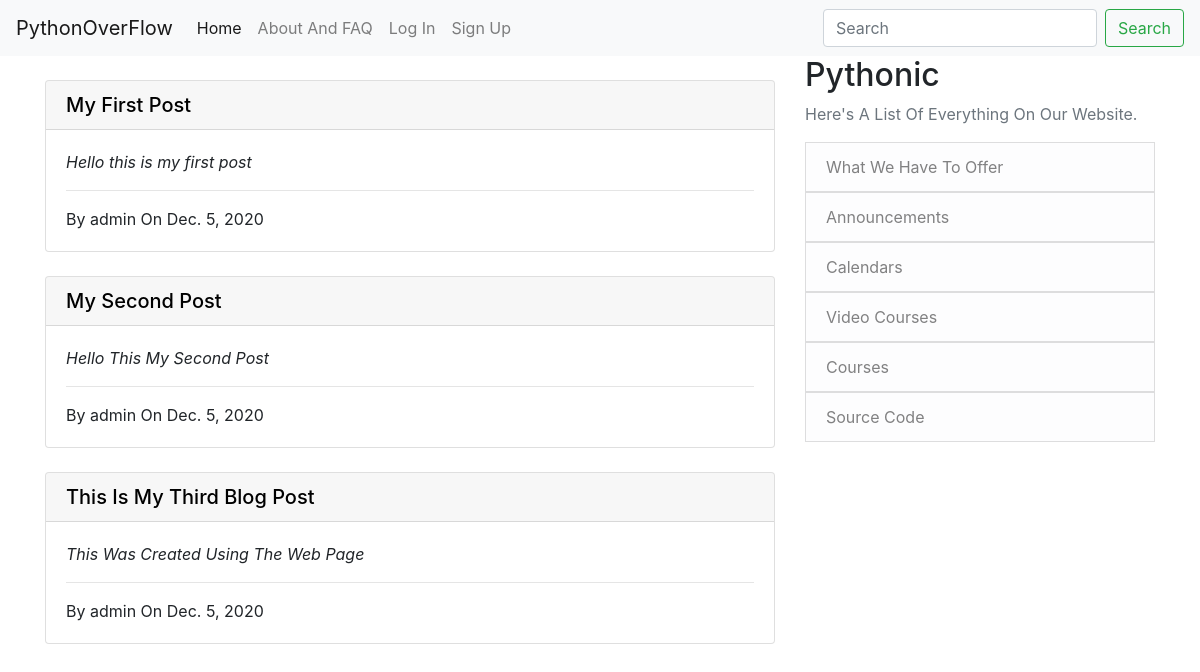
/, run on an earlier commit of the app's database.
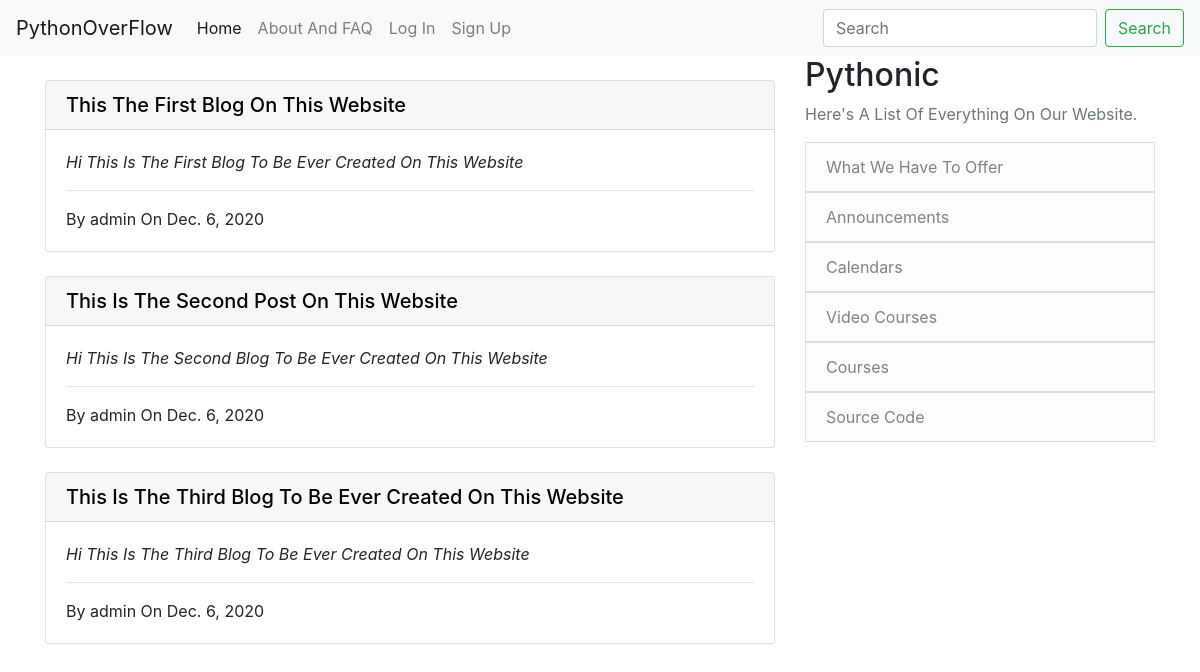
And on a later commit of the database.
### App/models.py (models this page shows, shortened)
class Post(models.Model):
    title = models.CharField(max_length=120)
    author = models.ForeignKey(User, on_delete=models.CASCADE)
    context = models.TextField()
    date_created = models.DateField(auto_now=True)

### App/views.py (the view)
# urls.py: path('', home_view.as_view(), name='home'),
class home_view(ListView):
    model = Post
    template_name = 'App/home.html'
    ordering = ['-date_created']

### App/templates/App/home.html (shortened to what this page needs)
{% extends "App/base.html" %}
{% block content %}
<br>
{% for post in object_list %}
    <div class="card">
        <a href="{% url 'post_detail' post.pk %}" style="text-decoration: none; color: black">
            <h5 class="card-header">{{ post.title }}</h5>
        </a>
        <div class="card-body">
            <p class="card-text"><i>{{ post.context}}</i></p>
            <hr>
            <p class="card-text">By {{ post.author }} On {{ post.date_created }}</p>
        </div>
    </div>
    <br>
{% endfor %}
{% endblock %}

### App/templates/App/base.html (shortened to what this page needs)
{% load static %}
<!DOCTYPE html>
<html lang="en">
<head>
    <link rel="stylesheet" href="https://cdn.jsdelivr.net/npm/bootstrap@4.5.3/dist/css/bootstrap.min.css">
</head>
<body>
        {% if user.is_authenticated %}
        <nav class="navbar navbar-expand-lg navbar-light bg-light">
          <a class="navbar-brand" href="#">PythonOverFlow</a>
          <button class="navbar-toggler" type="button" data-toggle="collapse" data-target="#navbarSupportedContent" aria-controls="navbarSupportedContent" aria-expanded="false" aria-label="Toggle navigation">
            <span class="navbar-toggler-icon"></span>
          </button>
          <div class="collapse navbar-collapse" id="navbarSupportedContent">
            <ul class="navbar-nav mr-auto">
              <li class="nav-item">
                <a class="nav-link" href="/">Home <span class="sr-only">(current)</span></a>
              </li>
              <li class="nav-item">
                <a class="nav-link" href="/about">About And FAQ</a>
              </li>
              <li class="nav-item">
                <a class="nav-link" href="/make-post">Make Post</a>
              </li>
              <li class="nav-item">
                <a class="nav-link" href="/profile">Profile</a>
              </li>
              <li class="nav-item">
                <a class="nav-link" href="/registration/logout">Log Out</a>
              </li>
            </ul>
            <form class="form-inline my-2 my-lg-0">
              <input class="form-control mr-sm-2" type="search" placeholder="Search" aria-label="Search">
              <button class="btn btn-outline-success my-2 my-sm-0" type="submit">Search</button>
            </form>
          </div>
        </nav>
        {% else %}
        <nav class="navbar navbar-expand-lg navbar-light bg-light">
          <a class="navbar-brand" href="#">PythonOverFlow</a>
          <div class="collapse navbar-collapse" id="navbarSupportedContent">
            <ul class="navbar-nav mr-auto">
              <li class="nav-item active">
                <a class="nav-link" href="/">Home <span class="sr-only">(current)</span></a>
              </li>
              <li class="nav-item">
                <a class="nav-link" href="/about">About And FAQ</a>
              </li>
              <li class="nav-item">
                <a class="nav-link" href="/registration/login/">Log In</a>
              </li>
              <li class="nav-item">
                <a class="nav-link" href="/registration/sign-up/">Sign Up</a>
              </li>
            </ul>
            <form class="form-inline my-2 my-lg-0">
              <input class="form-control mr-sm-2" type="search" placeholder="Search" aria-label="Search">
              <button class="btn btn-outline-success my-2 my-sm-0" type="submit">Search</button>
            </form>
          </div>
        </nav>
        {% endif %}
      <main role="main" class="container">
        <div class="row">
          <div class="col-md-8">
            {% block content %}{% endblock %}
          </div>
          <div class="col-md-4">
            <div class="content-section">
              <h2>Pythonic</h2>
              <p class='text-muted'>Here's A List Of Everything On Our Website.
                <ul class="list-group">
                  <a href="/about" style="text-decoration: none;"><li class="list-group-item list-group-item-light">What We Have To Offer</li></a>
                  <a href="/about" style="text-decoration: none;"><li class="list-group-item list-group-item-light">Announcements</li></a>
                  <a href="/about" style="text-decoration: none;"><li class="list-group-item list-group-item-light">Calendars</li></a>
                  <a href="/about" style="text-decoration: none;"><li class="list-group-item list-group-item-light">Video Courses</li></a>
                  <a href="/about" style="text-decoration: none;"><li class="list-group-item list-group-item-light">Courses</li></a>
                  <a href="/about" style="text-decoration: none;"><li class="list-group-item list-group-item-light">Source Code</li></a>
                </ul>
              </p>
            </div>
          </div>
        </div>
      </main>
</body>
</html>

What changed in the data, as far as the page shows it:
removed Post: title "My First Post", context "Hello this is my first post", author "admin", date_created "Dec. 5, 2020"
removed Post: title "My Second Post", context "Hello This My Second Post", author "admin", date_created "Dec. 5, 2020"
removed Post: title "This Is My Third Blog Post", context "This Was Created Using The Web Page", author "admin", date_created "Dec. 5, 2020"
added Post: title "This The First Blog On This Website", context "Hi This Is The First Blog To Be Ever Created On This Website", author "admin", date_created "Dec. 6, 2020"
added Post: title "This Is The Second Post On This Website", context "Hi This Is The Second Blog To Be Ever Created On This Website", author "admin", date_created "Dec. 6, 2020"
added Post: title "This Is The Third Blog To Be Ever Created On This Website", context "Hi This Is The Third Blog To Be Ever Created On This Website", author "admin", date_created "Dec. 6, 2020"
